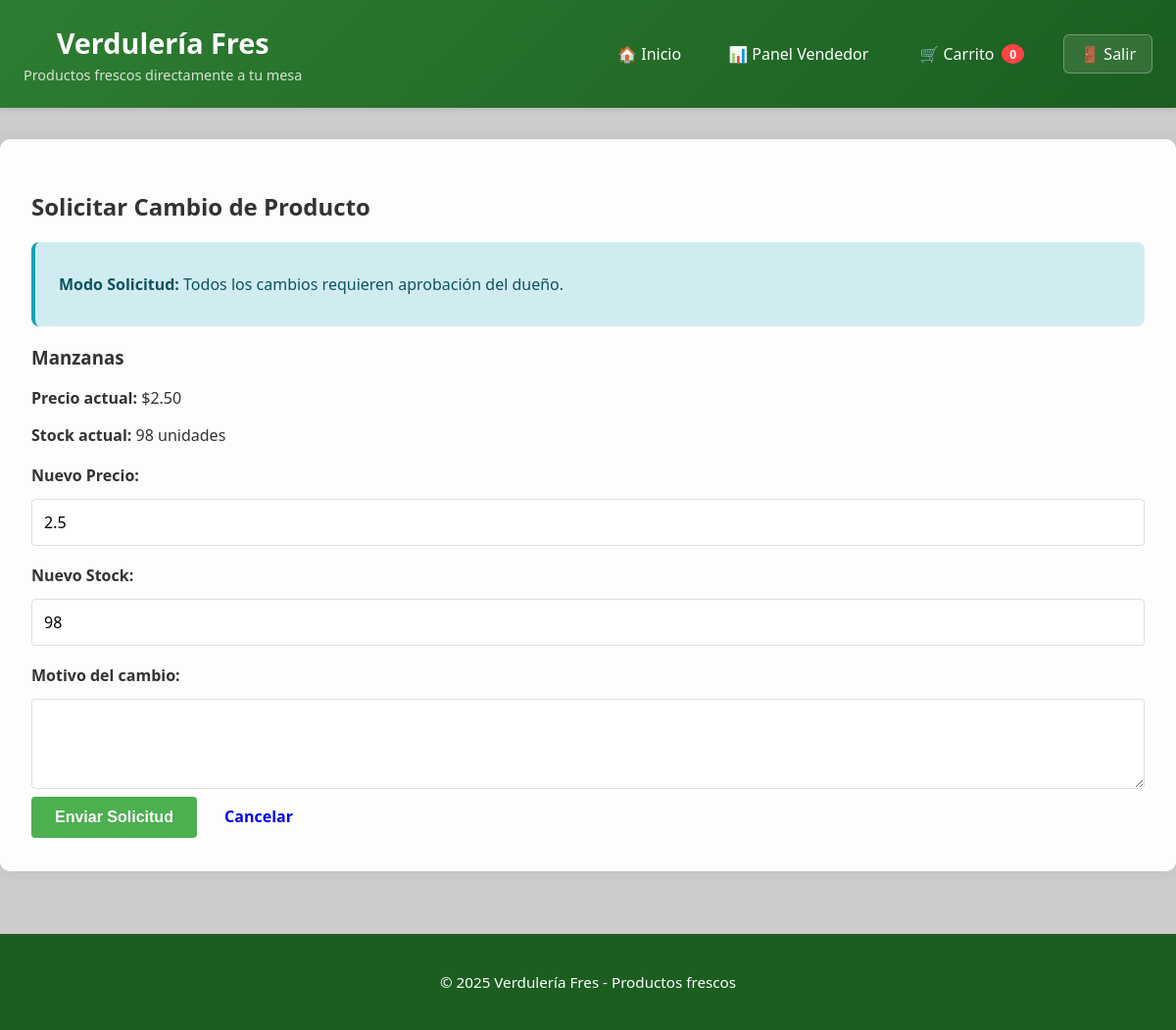
Screenshot of /solicitar_cambio_producto/1 (signed in) with the database file from the repository.
### tables this page shows
CREATE TABLE productos (
            id INTEGER PRIMARY KEY AUTOINCREMENT,
            nombre TEXT NOT NULL,
            descripcion TEXT,
            precio REAL NOT NULL,
            stock INTEGER NOT NULL DEFAULT 0,
            categoria TEXT,
            imagen_url TEXT,  -- <--- CAMPO NUEVO PARA FOTOS
            vendedor_id INTEGER,
            activo BOOLEAN DEFAULT 1,
            FOREIGN KEY (vendedor_id) REFERENCES usuarios (id)
        );

### app.py (the view, shortened to what this page needs)
@app.route("/solicitar_cambio_producto/<int:producto_id>", methods=["GET", "POST"])
@login_required
@rol_requerido("vendedor")
def solicitar_cambio_producto(producto_id):
    conn = get_db_connection()
    p = conn.execute("SELECT * FROM productos WHERE id=?", (producto_id,)).fetchone()
    conn.close()
    return render_template("solicitar_cambio.html", producto=p)

### app.py (called while the page is built)
@app.after_request
def set_security_headers(response):
    response.headers['X-Content-Type-Options'] = 'nosniff'
    response.headers['X-Frame-Options'] = 'SAMEORIGIN'
    return response

def get_db_connection():
    conn = sqlite3.connect(DB_PATH)
    conn.row_factory = sqlite3.Row
    return conn

@login_manager.user_loader
def load_user(user_id):
    conn = get_db_connection()
    u = conn.execute("SELECT u.*, r.nombre as rol_nombre FROM usuarios u JOIN roles r ON u.rol_id = r.id WHERE u.id=?", (user_id,)).fetchone()
    conn.close()
    if u: return Usuario(u["id"], u["username"], u["rol_nombre"])
    return None

def rol_requerido(roles_permitidos):
    if not isinstance(roles_permitidos, list): roles_permitidos = [roles_permitidos]
    def decorator(f):
        @wraps(f)
        def decorated_function(*args, **kwargs):
            if not current_user.is_authenticated: return login_manager.unauthorized()
            if current_user.rol not in roles_permitidos:
                flash("⛔ Acceso denegado: No tienes permisos.", "danger")
                return redirect(url_for("index"))
            return f(*args, **kwargs)
        return decorated_function
    return decorator

@app.context_processor
def inject_helpers():
    return dict(obtener_stock_actual=obtener_stock_actual, is_development=is_development)

### templates/solicitar_cambio.html (shortened to what this page needs)
{% extends "base.html" %}
{% block content %}
<div class="container">
    <h2>Solicitar Cambio de Producto</h2>
    <div class="alert alert-info">
        <p><strong>Modo Solicitud:</strong> Todos los cambios requieren aprobación del dueño.</p>
    </div>
    <div class="card">
        <div class="card-header">
            <h3>{{ producto.nombre }}</h3>
        </div>
        <div class="card-body">
            <p><strong>Precio actual:</strong> ${{ "%.2f"|format(producto.precio) }}</p>
            <p><strong>Stock actual:</strong> {{ producto.stock }} unidades</p>
            <form method="POST">
                <div class="form-group">
                    <label>Nuevo Precio:</label>
                    <input type="number" name="precio" value="{{ producto.precio }}" step="0.01" required class="form-control">
                </div>
                <div class="form-group">
                    <label>Nuevo Stock:</label>
                    <input type="number" name="stock" value="{{ producto.stock }}" required class="form-control">
                </div>
                <div class="form-group">
                    <label>Motivo del cambio:</label>
                    <textarea name="motivo" rows="3" class="form-control"></textarea>
                </div>
                <button type="submit" class="btn btn-success">Enviar Solicitud</button>
                <a href="{{ url_for('vendedor_view') }}" class="btn btn-secondary">Cancelar</a>
            </form>
        </div>
    </div>
</div>
{% endblock %}

### static/css/style.css (style rules this page uses)
* { box-sizing: border-box; }
html, body { height: 100%; }
body { font-family: "Segoe UI", Arial, sans-serif; background-color: #f8f9fa; margin: 0; padding: 0; color: #333; display: flex; flex-direction: column; background-image: url("https://placehold.co/1920x1080/e8f5e9/388e3c?text=Fondo+Verduler%C3%ADa"); background-size: cover; background-attachment: fixed; background-position: center; background-repeat: no-repeat; }
.btn { padding: 0.75rem 1.5rem; border: none; border-radius: 4px; cursor: pointer; font-size: 1rem; font-weight: 600; transition: all 0.3s; text-decoration: none; display: inline-block; text-align: center; }
.btn-success { background-color: #4caf50; color: white; }
.alert { padding: 1rem; margin-bottom: 1.5rem; border-radius: 4px; border-left: 4px solid; }
.alert-info { background-color: #d1ecf1; color: #0c5460; border-left-color: #17a2b8; }
form label { display: block; margin-top: 1.2rem; margin-bottom: 0.5rem; font-weight: 600; color: #333; }
input[type="text"], input[type="password"], input[type="email"], input[type="number"], textarea, select { width: 100%; padding: 0.75rem; border: 1px solid #ddd; border-radius: 4px; margin-top: 0.3rem; font-size: 1rem; font-family: inherit; transition: border-color 0.3s; }

### templates/base.html (style rules this page uses)
.alert { padding: 1rem 1.5rem; margin: 1rem 0; border-radius: 8px; border-left: 4px solid; font-weight: 500; }
.alert-info { background-color: #d1ecf1; color: #0c5460; border-left-color: #17a2b8; }

### rows the page displays
productos: nombre "Manzanas", precio "2.50", stock "98", precio "2.5"
